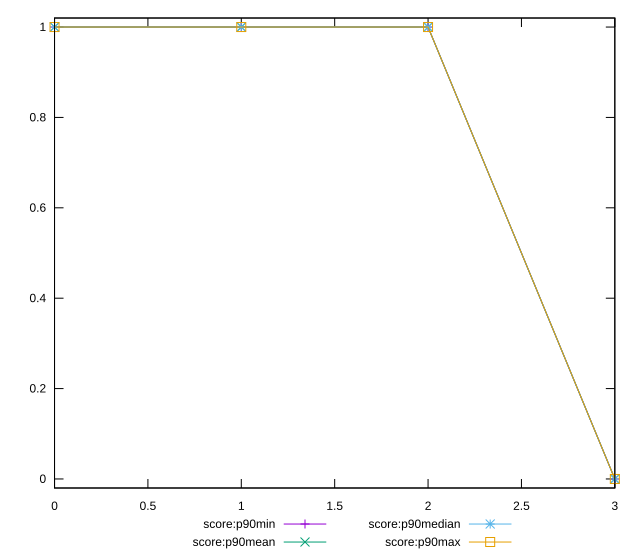

This chart was generated by the following gnuplot code:
reset

$scoreP90Min <<EOF
0 1
1 1
2 1
3 0
EOF

$scoreP90Mean <<EOF
0 1
1 1
2 1
3 0
EOF

$scoreP90Median <<EOF
0 1
1 1
2 1
3 0
EOF

$scoreP90Max <<EOF
0 1
1 1
2 1
3 0
EOF

set key outside below
set xrange [0:3]
set yrange [-0.02:1.02]
set trange [-0.02:1.02]
set terminal svg size 640, 560 enhanced background rgb 'white'
set output "reports/report_00027_2021-02-24T12-40-31.850Z/font-display/progression/score.svg"

plot $scoreP90Min title "score:p90min" with linespoints, \
     $scoreP90Mean title "score:p90mean" with linespoints, \
     $scoreP90Median title "score:p90median" with linespoints, \
     $scoreP90Max title "score:p90max" with linespoints

reset
